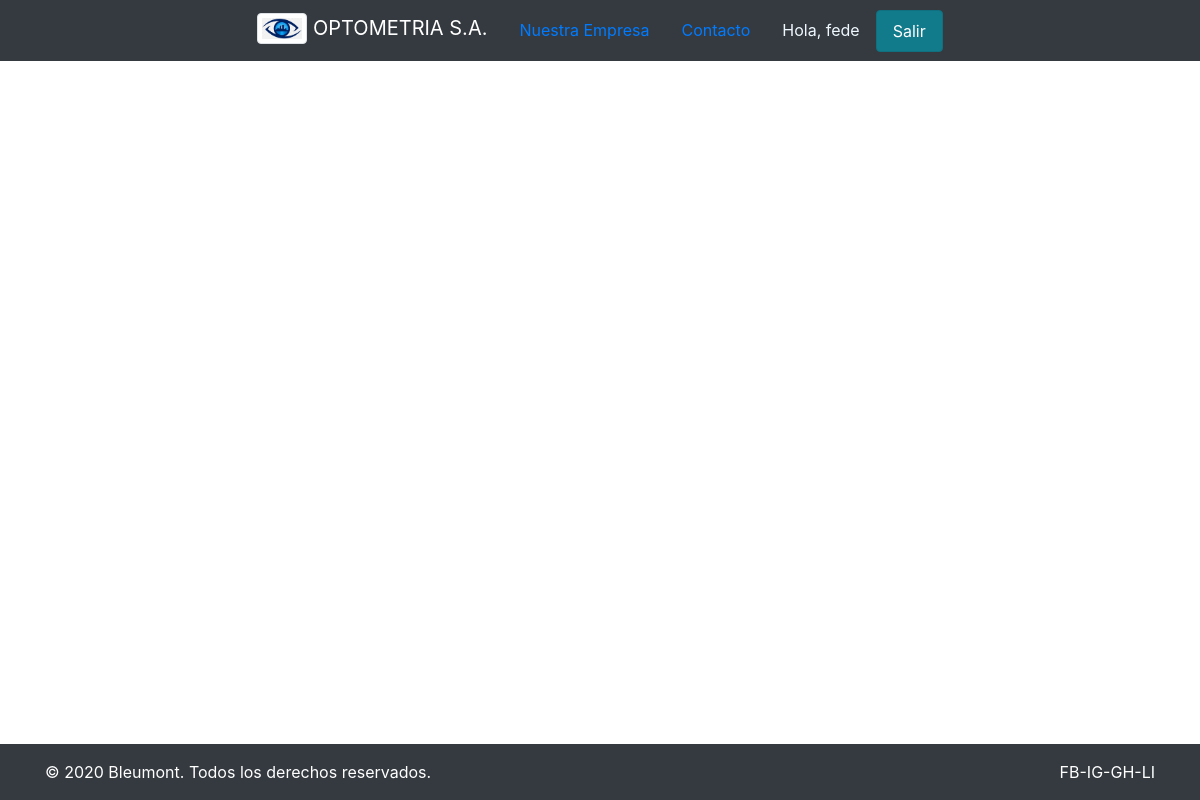
Page /taller/ (signed in) on the earlier database version.
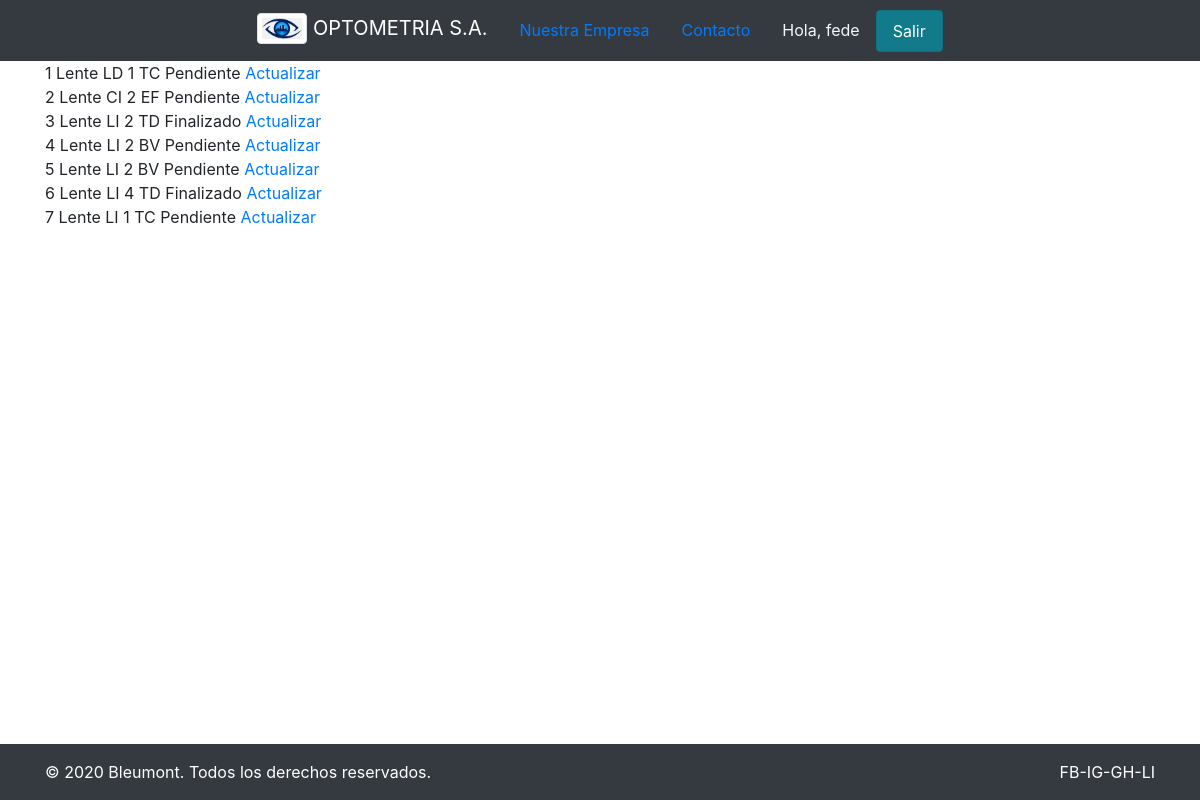
Same page on the later database version.
### users/models.py (models this page shows)
class Pedidos(models.Model):
    TIPO_DE_PAGO = (
        ('Tarjeta de credito', 'Tarjeta de credito'),
        ('Tarjeta de debito', 'Tarjeta de debito'),
        ('Billetera virtual', 'Billetera virtual'),
        ('Efectivo', 'Efectivo')
    )
    ESTADO = models.TextChoices('ESTADO', 'Pendiente Pedido Taller Finalizado')
    producto = models.ForeignKey(Productos, verbose_name='ID del Producto', on_delete=models.SET_DEFAULT, default='No disponible')
    cantidad = models.IntegerField()
    fecha_de_compra = models.DateTimeField(default=timezone.now)
    tipo_pago = models.CharField(max_length=18, choices=TIPO_DE_PAGO)
    subtotal = models.FloatField()
    estado_pedido = models.CharField(max_length=10, choices=ESTADO.choices)
    comprador = models.ForeignKey(Pacientes, verbose_name=('DNI Paciente Comprador'), on_delete=models.SET_DEFAULT, default='Cliente')
    vendedor = models.ForeignKey(User, on_delete=models.SET_DEFAULT, default='Vendedor')

class Productos(models.Model):
    LENTES = (('LI', 'Lejos Izquierda'),('LD', 'Lejos Derecha'),('CI', 'Cerca Izquierda'),('CD', 'Cerca Derecha'))
    clasificacion = models.CharField(max_length=2, choices=LENTES)
    nombre = models.CharField(max_length=30)
    precio = models.FloatField()
    armazon = models.BooleanField(default=False)
    def __str__(self):
        return self.nombre

### users/decorators.py (the view)
        def wrapper_func(request, *args, **kwargs):
            group = None
            if request.user.groups.exists():
                group = request.user.groups.all()[0].name
                print(group)
            if group in allowed_roles:
                return view_func(request, *args, **kwargs)
            else:
                return redirect('403')
            print(group)

### users/views.py (called while the page is built)
@login_required(login_url='login')
@allowed_users(allowed_roles=['Taller','admin','Gerencia'])
def taller(request):
    pedidos = Pedidos.objects.all()
    context = {'Pedidos': pedidos}
    return render(request, 'users/taller.html', context)

### users/templates/users/taller.html
{% extends 'users/index.html' %} {% block content %} {% for pedido in Pedidos %}
<div>
  <tr class="table">
    <td>{{ pedido.id }}</td>
    <td>{{ pedido.producto }}</td>
    <td>{{ pedido.cantidad }}</td>
    <td>{{ pedido.tipo_pago }}</td>
    <td>{{ pedido.estado_pedido }}</td>
    <a href="{% url 'update_pedido' pedido.id %}">Actualizar</a>
  </tr>
  <br />
</div>
{% endfor %}{% endblock content %}

### users/templates/users/index.html (shortened to what this page needs)
{% load static %}
<!DOCTYPE html>
<html lang="es-AR">
  <head>
    <link
      rel="stylesheet"
      href="https://stackpath.bootstrapcdn.com/bootstrap/4.2.1/css/bootstrap.min.css"
    />
    <link rel="stylesheet" href="{%static 'users/main.css'%}" />
  </head>
  <body>
    <nav class="navbar navbar-dark bg-dark justify-content-center">
      <a class="navbar-brand" href="/">
        <img
          src="{% static 'users/png-eye.png' %}"
          width="50"
          class="align-top mb-1 img-thumbnail"
          alt="opto logo"
        />
        OPTOMETRIA S.A.</a
      >
      <ul class="nav justify-content-center">
        <li class="nav-item">
          <a class="nav-link active" href="#nosotros">Nuestra Empresa</a>
        </li>
        <li class="nav-item">
          <a class="nav-link" href="#">Contacto</a>
        </li>
        {% if user.is_authenticated %}
        <li class="nav-link" id="userName">Hola, {{ request.user }}</li>
        <li class="nav-item">
          <a class="nav-link active btn btn-info" href="{% url 'logout' %}">Salir</a>
        </li>
        {% else %}
          <li class="nav-item">
            <a class="nav-link" href="{% url 'login' %}">Administracion</a>
          </li>
        {% endif %}
      </ul>
    </nav>
    <div class="container">
      {% block content %}{% endblock content %}
    </div>
    <div class="py-3 bg-dark text-white fixed-bottom">
      <div class="container">
        <div class="row">
          <div class="col-md-7 text-center text-md-left">
            <p class="mb-md-0">© 2020 <a href="https://github.com/Bleumont" class="external text-white">Bleumont</a>. Todos los derechos reservados.                        </p>
          </div>
          <div class="col-md-5 text-center text-md-right">
            <p class="mb-0">FB-IG-GH-LI</a>  </p>
          </div>
        </div>
      </div>
    </div>
  </body>
</html>

### users/static/users/main.css (style rules this page uses)
html, body { height: 100%; }
#userName { color: aliceblue; }

Differences in the rows shown:
added Pedidos: id "1", producto "Lente LD", cantidad "1", tipo_pago "TC", estado_pedido "Pendiente"
added Pedidos: id "2", producto "Lente CI", cantidad "2", tipo_pago "EF", estado_pedido "Pendiente"
added Pedidos: id "3", producto "Lente LI", cantidad "2", tipo_pago "TD", estado_pedido "Finalizado"
added Pedidos: id "4", producto "Lente LI", cantidad "2", tipo_pago "BV", estado_pedido "Pendiente"
added Pedidos: id "5", producto "Lente LI", cantidad "2", tipo_pago "BV", estado_pedido "Pendiente"
added Pedidos: id "6", producto "Lente LI", cantidad "4", tipo_pago "TD", estado_pedido "Finalizado"
added Pedidos: id "7", producto "Lente LI", cantidad "1", tipo_pago "TC", estado_pedido "Pendiente"
